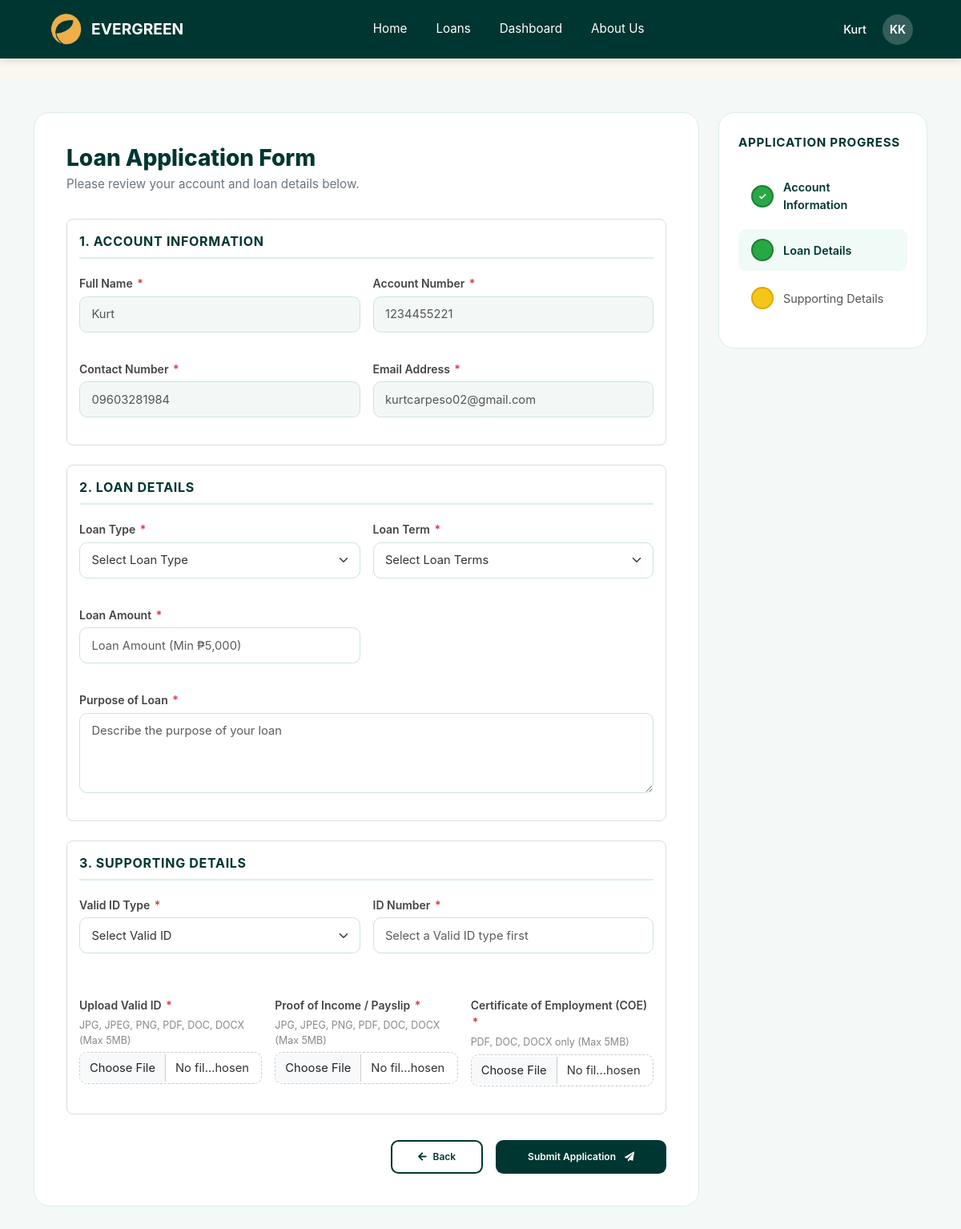
Page /LoanSubsystem/Loan/Loan_AppForm.php (signed in) on the committed database.
### tables this page shows
CREATE TABLE `users` (
  `id` int(11) NOT NULL,
  `full_name` varchar(100) DEFAULT NULL,
  `user_email` varchar(255) NOT NULL,
  `password_hash` varchar(255) NOT NULL,
  `role` enum('Admin','User') DEFAULT 'User',
  `account_number` varchar(20) DEFAULT NULL,
  `contact_number` varchar(20) DEFAULT NULL,
  `created_at` timestamp NOT NULL DEFAULT current_timestamp()
);

### LoanSubsystem/Loan/Loan_AppForm.php (the view, shortened to what this page needs)
<?php
$host   = "localhost";
$dbuser = "root";
$dbpass = "";
$dbname = "loandb";
try {
    $pdo = new PDO(
        "mysql:host=$host;dbname=$dbname;charset=utf8mb4",
        $dbuser, $dbpass,
        [PDO::ATTR_ERRMODE => PDO::ERRMODE_EXCEPTION]
    );
} catch (PDOException $e) {
    die("Database connection failed. Please contact admin.");
}
$currentUser = null;
try {
    $stmt = $pdo->prepare(
        "SELECT full_name, user_email, contact_number, account_number
         FROM users WHERE user_email = ? LIMIT 1"
    );
    $stmt->execute([$_SESSION['user_email']]);
    $currentUser = $stmt->fetch(PDO::FETCH_ASSOC);
} catch (PDOException $e) {}
$currentUser['email'] = $currentUser['user_email'] ?? $currentUser['email'] ?? $_SESSION['user_email'];
?>
<!DOCTYPE html>
<html lang="en">
<head>
  <link href="https://cdn.jsdelivr.net/npm/bootstrap@5.3.3/dist/css/bootstrap.min.css" rel="stylesheet">
  <link rel="stylesheet" href="https://cdnjs.cloudflare.com/ajax/libs/font-awesome/5.15.4/css/all.min.css">
  <link rel="stylesheet" href="Loan_AppForm.css" />
</head>
<body>
<?php include 'header.php'; ?>
<div class="page-content" id="pageContent">
  <div class="container">
    <div class="row g-4">
      <div class="col-lg-3 order-lg-2">
        <div class="progress-card" id="progressCard">
          <h3>Application Progress</h3>
          <div class="progress-step active" id="progress-account">
            <span class="circle"></span>
            <span>Account Information</span>
          </div>
          <div class="progress-step" id="progress-loan">
            <span class="circle"></span>
            <span>Loan Details</span>
          </div>
          <div class="progress-step" id="progress-support">
            <span class="circle"></span>
            <span>Supporting Details</span>
          </div>
        </div>
      </div>
      <div class="col-lg-9 order-lg-1">
        <div class="form-card">
          <h1>Loan Application Form</h1>
          <p class="subtitle">Please review your account and loan details below.</p>
          <form id="loanForm" action="submit_loan.php" method="POST" enctype="multipart/form-data" novalidate>
            <section id="step-account-info" class="mb-4">
              <p class="section-heading">1. Account Information</p>
              <div class="row g-3">
                <div class="col-sm-6">
                  <label class="form-label" for="full_name">Full Name <span class="required">*</span></label>
                  <input type="text" class="form-control" name="full_name" id="full_name"
                         value="<?= htmlspecialchars($currentUser['full_name']) ?>"
                         placeholder="Full Name (e.g., John Doe)" required readonly />
                  <span class="validation-message" id="name-error"></span>
                </div>
                <div class="col-sm-6">
                  <label class="form-label" for="account_number">Account Number <span class="required">*</span></label>
                  <input type="text" class="form-control" name="account_number" id="account_number"
                         value="<?= htmlspecialchars($currentUser['account_number']) ?>"
                         placeholder="Account Number (10 digits)" required readonly />
                  <span class="validation-message" id="account-error"></span>
                </div>
                <div class="col-sm-6">
                  <label class="form-label" for="contact_number">Contact Number <span class="required">*</span></label>
                  <input type="tel" class="form-control" name="contact_number" id="contact_number"
                         value="<?= htmlspecialchars($currentUser['contact_number']) ?>"
                         placeholder="Contact Number (+63...)" required readonly />
                  <span class="validation-message" id="contact-error"></span>
                </div>
                <div class="col-sm-6">
                  <label class="form-label" for="email">Email Address <span class="required">*</span></label>
                  <input type="email" class="form-control" name="email" id="email"
                         value="<?= htmlspecialchars($currentUser['email']) ?>"
                         placeholder="Email Address" required readonly />
                  <span class="validation-message" id="email-error"></span>
                </div>
              </div>
            </section>
            <section id="step-loan-details" class="mb-4">
              <p class="section-heading">2. Loan Details</p>
              <div class="row g-3">
                <div class="col-sm-6">
                  <label class="form-label" for="loan_type">Loan Type <span class="required">*</span></label>
                  <select class="form-select" name="loan_type_id" id="loan_type" required>
                    <option value="">Select Loan Type</option>
                  </select>
                  <span class="validation-message" id="loan-type-error"></span>
                </div>
                <div class="col-sm-6">
                  <label class="form-label" for="loan_terms">Loan Term <span class="required">*</span></label>
                  <select class="form-select" name="loan_terms" id="loan_terms" required>
                    <option value="">Select Loan Terms</option>
                  </select>
                  <span class="validation-message" id="loan-terms-error"></span>
                </div>
                <div class="col-sm-6">
                  <label class="form-label" for="loan_amount">Loan Amount <span class="required">*</span></label>
                  <input type="number" class="form-control" name="loan_amount" id="loan_amount"
                         placeholder="Loan Amount (Min ₱5,000)" min="5000" step="0.01" required />
                  <span class="validation-message" id="amount-error"></span>
                </div>
                <div class="col-12">
                  <label class="form-label" for="purpose">Purpose of Loan <span class="required">*</span></label>
                  <textarea class="form-control" name="purpose" id="purpose"
                            placeholder="Describe the purpose of your loan" required></textarea>
                  <span class="validation-message" id="purpose-error"></span>
                </div>
              </div>
            </section>
            <section id="step-supporting-details" class="mb-4">
              <p class="section-heading">3. Supporting Details</p>
              <div class="row g-3">
                <div class="col-sm-6">
                  <label class="form-label" for="loan_valid_id_type">Valid ID Type <span class="required">*</span></label>
                  <select class="form-select" name="loan_valid_id_type" id="loan_valid_id_type" required>
                    <option value="">Select Valid ID</option>
                  </select>
                  <span class="validation-message" id="valid-id-type-error"></span>
                </div>
                <div class="col-sm-6">
                  <label class="form-label" for="valid_id_number">ID Number <span class="required">*</span></label>
                  <input type="text" class="form-control" name="valid_id_number" id="valid_id_number"
                         placeholder="Select a Valid ID type first" maxlength="150" required />
                  <span class="id-format-hint" id="id-format-hint"></span>
                  <span class="validation-message" id="valid-id-number-error"></span>
                </div>
                <div class="col-sm-12 col-md-4">
                  <label class="form-label" for="attachment">Upload Valid ID <span class="required">*</span></label>
                  <span class="file-hint">JPG, JPEG, PNG, PDF, DOC, DOCX (Max 5MB)</span>
                  <input type="file" class="form-control" name="attachment" id="attachment"
                         accept=".jpg,.jpeg,.png,.pdf,.doc,.docx" required />
                  <span class="validation-message" id="attachment-error"></span>
                </div>
                <div class="col-sm-12 col-md-4">
                  <label class="form-label" for="proof_of_income">Proof of Income / Payslip <span class="required">*</span></label>
                  <span class="file-hint">JPG, JPEG, PNG, PDF, DOC, DOCX (Max 5MB)</span>
                  <input type="file" class="form-control" name="proof_of_income" id="proof_of_income"
                         accept=".jpg,.jpeg,.png,.pdf,.doc,.docx" required />
                  <span class="validation-message" id="proof-income-error"></span>
                </div>
                <div class="col-sm-12 col-md-4">
                  <label class="form-label" for="coe_document">Certificate of Employment (COE) <span class="required">*</span></label>
                  <span class="file-hint">PDF, DOC, DOCX only (Max 5MB)</span>
                  <input type="file" class="form-control" name="coe_document" id="coe_document"
                         accept=".pdf,.doc,.docx" required />
                  <span class="validation-message" id="coe-error"></span>
                </div>
              </div>
            </section>
            <div class="d-flex flex-wrap gap-3 justify-content-end pt-2">
              <button class="btn-back" type="button" onclick="location.href='index.php'">
                <i class="fas fa-arrow-left me-2"></i>Back
              </button>
              <button type="submit" class="btn-submit">
                Submit Application <i class="fas fa-paper-plane ms-2"></i>
              </button>
            </div>
          </form>
        </div>
      </div>
    </div>
  </div>
</div>
</body>
</html>

### LoanSubsystem/Loan/Loan_AppForm.css (style rules this page uses)
* { margin: 0; padding: 0; box-sizing: border-box; font-family: 'Inter', sans-serif; }
body { font-family: 'Inter', sans-serif; background-color: #FAF7EF; color: #333; display: flex; justify-content: center; padding: 0; margin: 0; font-size: 12px; }
.page-content { width: 100%; margin-top: 100px; display: flex; justify-content: center; transition: filter 0.3s ease; }
section { margin-bottom: 25px; padding: 15px; border: 1px solid #ddd; border-radius: 8px; }
input, select, textarea { width: 100%; padding: 10px 12px; border: 1px solid #ccc; border-radius: 6px; font-size: 0.95rem; transition: border-color 0.3s; }
input[type="file"] { border: 1px dashed #ccc; padding: 10px; background-color: #fff; }
textarea { resize: none; height: 80px; }
.validation-message { color: #d9534f; font-size: 0.75rem; margin-top: 5px; height: 15px; }
.btn-back { background: transparent; border: 1px solid #333; color: #333; }
.btn-submit { background: #064e3b; color: white; }
.progress-step { display: flex; align-items: center; gap: 15px; margin-bottom: 20px; color: #999; font-size: 1rem; padding-left: 10px; }
.circle { width: 18px; height: 18px; border-radius: 50%; border: 3px solid #ccc; background-color: white; display: inline-block; transition: all 0.3s; }
.active .circle { background-color: #f7b500; border-color: #f7b500; }
.complete .circle { background-color: #2e8b57; border-color: #2e8b57; }
.active, .complete { color: #000; font-weight: 500; }

### LoanSubsystem/Loan/header.php (style rules this page uses)
*, *::before, *::after { margin: 0; padding: 0; box-sizing: border-box; }
body { font-family: 'Segoe UI', Tahoma, Geneva, Verdana, sans-serif; overflow-x: hidden; }

### rows in the picture
users: full_name "Kurt", account_number "1234455221", contact_number "09603281984", email "kurtcarpeso02@gmail.com"

### other values in the picture
$displayName "Kurt"
$userInitials "KK"
